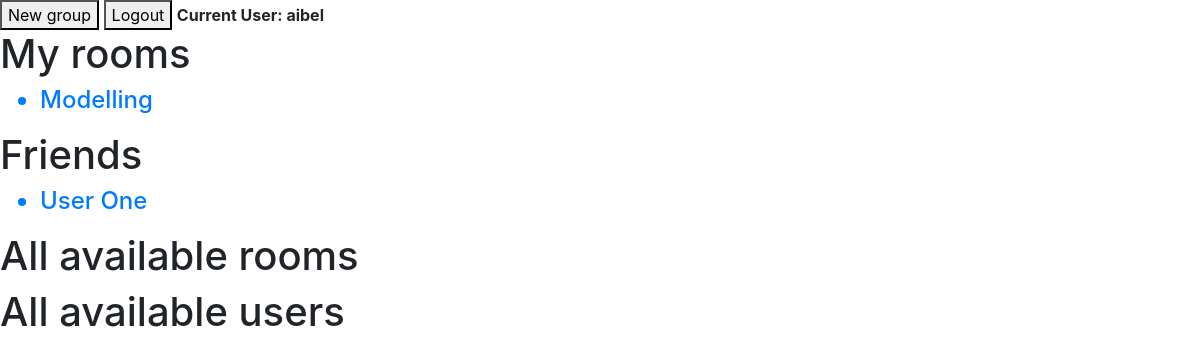
/ (signed in), run on the app's committed database.
### chezchat/models.py (models this page shows, shortened)
class Users(UserMixin, db.Model):
    id = db.Column(db.Integer, primary_key=True)
    name_surname = db.Column(db.String(128), index=True)
    username = db.Column(db.String(64), index=True, unique=True)
    password_hash = db.Column(db.String(128))
    last_seen = db.Column(db.DateTime)
    user_history = db.relationship('History', backref='user_history', lazy='dynamic')
    room_created = db.relationship('Room', backref='room_created', lazy='dynamic')
    room_subscribed = db.relationship('Room', secondary=room_members, backref=db.backref('subscribers', lazy='dynamic'))

class Room(db.Model):
    room_id = db.Column(db.Integer, primary_key=True)
    room_url = db.Column(db.String, unique=True)
    name = db.Column(db.String(128), index=True)
    private_room = db.Column(db.Boolean, default=False)
    date_created = db.Column(db.DateTime, default=datetime.utcnow)
    created_by = db.Column(db.Integer, db.ForeignKey('users.id'))
    room_history = db.relationship('History', backref='room_records', lazy='dynamic')

### chezchat/main.py (the view, shortened to what this page needs)
@app.route('/', methods=['GET', 'POST'])
@login_required
def home():
    form = MessageForm()
    form2 = CreateRoomForm()
    check_private_rooms = []
    friends_list = []
    room_members = []
    current_room = None
    all_users = Users.query.all()
    all_rooms = Room.query.all()
    rooms = current_user.room_subscribed
    private_friend_room = []
    for room in rooms:
        if room.private_room == True:
            for friends_id in room.name:
                if int(friends_id) != current_user.id:
                    friends_list.append(Users.query.filter_by(id=friends_id).first())
                    private_friend_room.append(room)
    zipped_friends_list = zip(friends_list, private_friend_room)
    for room_check in all_rooms:
        if room_check.private_room == True:
            check_private_rooms.append(room_check.name)
    if request.args.get("r"):
        room_members = Users.query.filter(Users.room_subscribed.any(room_url=request.args.get("r"))).all()
        current_room = Room.query.filter_by(room_url=request.args.get("r")).first()
        if current_room not in current_user.room_subscribed:
            abort(403)
        else:
            session['current_room'] = current_room.room_id
    else:
        session.pop('current_room', None)
    return render_template('chatroom.html', form=form, form2=form2, rooms=rooms, room_members=room_members,
                            current_user=current_user, current_room=current_room, all_rooms=all_rooms,
                            all_users=all_users, check_private_rooms=check_private_rooms,
                            zipped_friends_list=zipped_friends_list)

### chezchat/models.py (called while the page is built)
@login.user_loader
def load_user(id):
    return Users.query.get(int(id))

### chezchat/templates/chatroom.html (shortened to what this page needs)
{% extends "base.html" %}
{% block content %}
    <button data-toggle="modal" data-target="#myModal">New group</button>
    <a href="{{ url_for('logout') }}"><button>Logout</button></a>
    <strong>Current User: {{ current_user.username }}</strong>
    <h1>My rooms</h1>
    {% for room in rooms %}
        {% if room.private_room == False %}
            <ul>
                <a href="{{ url_for('home', r=room.room_url) }}"><h4><li>{{ room.name }}</li></h4></a>
            </ul>
        {% endif %}
    {% endfor %}
    <h1>Friends</h1>
    {% for friend, room in zipped_friends_list %}
        <ul>
            <a href="{{ url_for('home', r=room.room_url) }}"><h4><li>{{ friend.name_surname }}</li></h4></a>
        </ul>
    {% endfor %}
    <form action="{{ url_for('add_contact') }}" method="post" novalidate>
        <h1>All available rooms</h1>
        <h1>All available users</h1>
    </form>
{% endblock %}

### data on the page
Users: username "aibel"
Room: name "Modelling"
Users: name_surname "User One"
